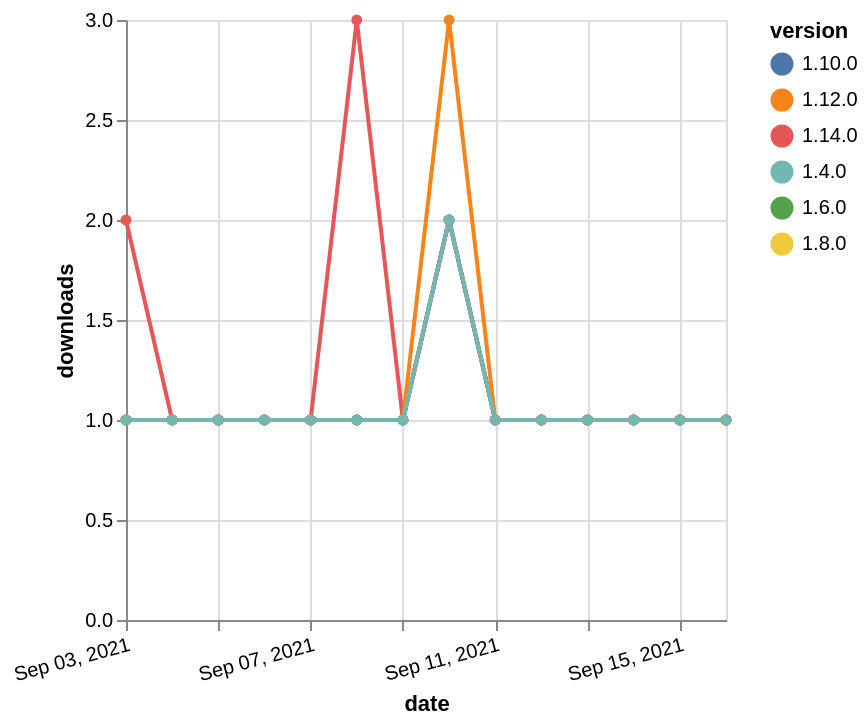

Source (Vega-Lite JSON):
### Vega-Lite specification from a JSON file in a GitHub repository (floating-point values rounded to 4 significant figures)
{"$schema": "https://vega.github.io/schema/vega-lite/v5.json", "description": "A simple bar chart with embedded data.", "data": {"values": [{"date": "2021-09-03", "total": 189, "delta": 1, "version": "1.6.0"}, {"date": "2021-09-04", "total": 190, "delta": 1, "version": "1.6.0"}, {"date": "2021-09-05", "total": 191, "delta": 1, "version": "1.6.0"}, {"date": "2021-09-06", "total": 192, "delta": 1, "version": "1.6.0"}, {"date": "2021-09-07", "total": 193, "delta": 1, "version": "1.6.0"}, {"date": "2021-09-08", "total": 194, "delta": 1, "version": "1.6.0"}, {"date": "2021-09-09", "total": 195, "delta": 1, "version": "1.6.0"}, {"date": "2021-09-10", "total": 197, "delta": 2, "version": "1.6.0"}, {"date": "2021-09-11", "total": 198, "delta": 1, "version": "1.6.0"}, {"date": "2021-09-12", "total": 199, "delta": 1, "version": "1.6.0"}, {"date": "2021-09-13", "total": 200, "delta": 1, "version": "1.6.0"}, {"date": "2021-09-14", "total": 201, "delta": 1, "version": "1.6.0"}, {"date": "2021-09-15", "total": 202, "delta": 1, "version": "1.6.0"}, {"date": "2021-09-16", "total": 203, "delta": 1, "version": "1.6.0"}, {"date": "2021-09-03", "total": 190, "delta": 1, "version": "1.8.0"}, {"date": "2021-09-04", "total": 191, "delta": 1, "version": "1.8.0"}, {"date": "2021-09-05", "total": 192, "delta": 1, "version": "1.8.0"}, {"date": "2021-09-06", "total": 193, "delta": 1, "version": "1.8.0"}, {"date": "2021-09-07", "total": 194, "delta": 1, "version": "1.8.0"}, {"date": "2021-09-08", "total": 195, "delta": 1, "version": "1.8.0"}, {"date": "2021-09-09", "total": 196, "delta": 1, "version": "1.8.0"}, {"date": "2021-09-10", "total": 198, "delta": 2, "version": "1.8.0"}, {"date": "2021-09-11", "total": 199, "delta": 1, "version": "1.8.0"}, {"date": "2021-09-12", "total": 200, "delta": 1, "version": "1.8.0"}, {"date": "2021-09-13", "total": 201, "delta": 1, "version": "1.8.0"}, {"date": "2021-09-14", "total": 202, "delta": 1, "version": "1.8.0"}, {"date": "2021-09-15", "total": 203, "delta": 1, "version": "1.8.0"}, {"date": "2021-09-16", "total": 204, "delta": 1, "version": "1.8.0"}, {"date": "2021-09-03", "total": 169, "delta": 1, "version": "1.10.0"}, {"date": "2021-09-04", "total": 170, "delta": 1, "version": "1.10.0"}, {"date": "2021-09-05", "total": 171, "delta": 1, "version": "1.10.0"}, {"date": "2021-09-06", "total": 172, "delta": 1, "version": "1.10.0"}, {"date": "2021-09-07", "total": 173, "delta": 1, "version": "1.10.0"}, {"date": "2021-09-08", "total": 174, "delta": 1, "version": "1.10.0"}, {"date": "2021-09-09", "total": 175, "delta": 1, "version": "1.10.0"}, {"date": "2021-09-10", "total": 177, "delta": 2, "version": "1.10.0"}, {"date": "2021-09-11", "total": 178, "delta": 1, "version": "1.10.0"}, {"date": "2021-09-12", "total": 179, "delta": 1, "version": "1.10.0"}, {"date": "2021-09-13", "total": 180, "delta": 1, "version": "1.10.0"}, {"date": "2021-09-14", "total": 181, "delta": 1, "version": "1.10.0"}, {"date": "2021-09-15", "total": 182, "delta": 1, "version": "1.10.0"}, {"date": "2021-09-16", "total": 183, "delta": 1, "version": "1.10.0"}, {"date": "2021-09-03", "total": 120, "delta": 2, "version": "1.14.0"}, {"date": "2021-09-04", "total": 121, "delta": 1, "version": "1.14.0"}, {"date": "2021-09-05", "total": 122, "delta": 1, "version": "1.14.0"}, {"date": "2021-09-06", "total": 123, "delta": 1, "version": "1.14.0"}, {"date": "2021-09-07", "total": 124, "delta": 1, "version": "1.14.0"}, {"date": "2021-09-08", "total": 127, "delta": 3, "version": "1.14.0"}, {"date": "2021-09-09", "total": 128, "delta": 1, "version": "1.14.0"}, {"date": "2021-09-10", "total": 130, "delta": 2, "version": "1.14.0"}, {"date": "2021-09-11", "total": 131, "delta": 1, "version": "1.14.0"}, {"date": "2021-09-12", "total": 132, "delta": 1, "version": "1.14.0"}, {"date": "2021-09-13", "total": 133, "delta": 1, "version": "1.14.0"}, {"date": "2021-09-14", "total": 134, "delta": 1, "version": "1.14.0"}, {"date": "2021-09-15", "total": 135, "delta": 1, "version": "1.14.0"}, {"date": "2021-09-16", "total": 136, "delta": 1, "version": "1.14.0"}, {"date": "2021-09-03", "total": 194, "delta": 1, "version": "1.12.0"}, {"date": "2021-09-04", "total": 195, "delta": 1, "version": "1.12.0"}, {"date": "2021-09-05", "total": 196, "delta": 1, "version": "1.12.0"}, {"date": "2021-09-06", "total": 197, "delta": 1, "version": "1.12.0"}, {"date": "2021-09-07", "total": 198, "delta": 1, "version": "1.12.0"}, {"date": "2021-09-08", "total": 199, "delta": 1, "version": "1.12.0"}, {"date": "2021-09-09", "total": 200, "delta": 1, "version": "1.12.0"}, {"date": "2021-09-10", "total": 203, "delta": 3, "version": "1.12.0"}, {"date": "2021-09-11", "total": 204, "delta": 1, "version": "1.12.0"}, {"date": "2021-09-12", "total": 205, "delta": 1, "version": "1.12.0"}, {"date": "2021-09-13", "total": 206, "delta": 1, "version": "1.12.0"}, {"date": "2021-09-14", "total": 207, "delta": 1, "version": "1.12.0"}, {"date": "2021-09-15", "total": 208, "delta": 1, "version": "1.12.0"}, {"date": "2021-09-16", "total": 209, "delta": 1, "version": "1.12.0"}, {"date": "2021-09-03", "total": 243, "delta": 1, "version": "1.4.0"}, {"date": "2021-09-04", "total": 244, "delta": 1, "version": "1.4.0"}, {"date": "2021-09-05", "total": 245, "delta": 1, "version": "1.4.0"}, {"date": "2021-09-06", "total": 246, "delta": 1, "version": "1.4.0"}, {"date": "2021-09-07", "total": 247, "delta": 1, "version": "1.4.0"}, {"date": "2021-09-08", "total": 248, "delta": 1, "version": "1.4.0"}, {"date": "2021-09-09", "total": 249, "delta": 1, "version": "1.4.0"}, {"date": "2021-09-10", "total": 251, "delta": 2, "version": "1.4.0"}, {"date": "2021-09-11", "total": 252, "delta": 1, "version": "1.4.0"}, {"date": "2021-09-12", "total": 253, "delta": 1, "version": "1.4.0"}, {"date": "2021-09-13", "total": 254, "delta": 1, "version": "1.4.0"}, {"date": "2021-09-14", "total": 255, "delta": 1, "version": "1.4.0"}, {"date": "2021-09-15", "total": 256, "delta": 1, "version": "1.4.0"}, {"date": "2021-09-16", "total": 257, "delta": 1, "version": "1.4.0"}]}, "width": "container", "mark": {"type": "line", "point": {"filled": true}}, "encoding": {"x": {"field": "date", "type": "temporal", "timeUnit": "yearmonthdate", "title": "date", "axis": {"labelAngle": -15}}, "y": {"field": "delta", "type": "quantitative", "title": "downloads"}, "color": {"field": "version", "type": "nominal"}, "tooltip": {"field": "delta"}}}
